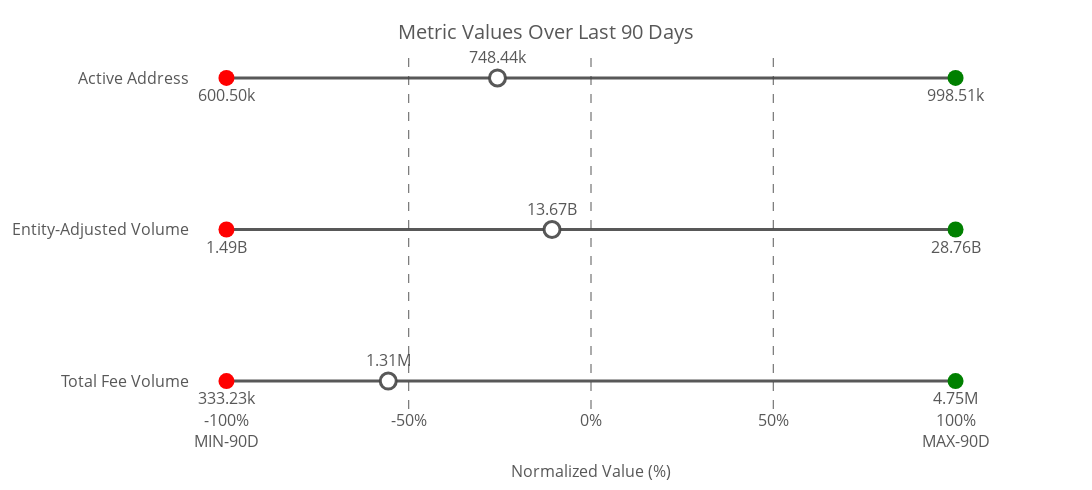

The notebook cell saved with this chart:
### Code cell
# Manually define metrics and their titles
metrics_titles = {
    'volume_sum':' Total Fee Volume',
    'transfers_volume_entity_adjusted_sum':'Entity-Adjusted Volume',
    'active_count':'Active Address'
    
    # Add more metrics and titles as needed
}

# Create the dot plot
fig = create_dot_plot(merged_df, metrics_titles)

# Show the plot
fig.show()

# Optionally, save the plot as an HTML file
import plotly.io as pio
pio.write_html(fig, file='normalized_fundamental2_raw_metrics_dot_plot.html')

### Figure 1 — Plotly figure (JSON) as saved in the notebook; plotly's stock layout.template omitted (floating-point values rounded to 4 significant figures)
{"data": [{"line": {"color": "rgba(70, 70, 70, 0.9)", "width": 3}, "mode": "lines", "showlegend": false, "x": [-100, 100], "y": [" Total Fee Volume", " Total Fee Volume"], "type": "scatter"}, {"marker": {"color": "red", "size": 16, "symbol": "circle"}, "mode": "markers+text", "name": " Total Fee Volume Min", "text": ["333.23k"], "textfont": {"color": "rgba(70, 70, 70, 0.9)", "size": 16}, "textposition": "bottom center", "x": [-100], "y": [" Total Fee Volume"], "type": "scatter"}, {"marker": {"color": "green", "size": 16, "symbol": "circle"}, "mode": "markers+text", "name": " Total Fee Volume Max", "text": ["4.75M"], "textfont": {"color": "rgba(70, 70, 70, 0.9)", "size": 16}, "textposition": "bottom center", "x": [100], "y": [" Total Fee Volume"], "type": "scatter"}, {"marker": {"color": "white", "line": {"color": "rgba(70, 70, 70, 0.9)", "width": 3}, "size": 16, "symbol": "circle"}, "mode": "markers+text", "name": " Total Fee Volume Current", "text": ["1.31M"], "textfont": {"color": "rgba(70, 70, 70, 0.9)", "size": 16}, "textposition": "top center", "x": [-55.62], "y": [" Total Fee Volume"], "type": "scatter"}, {"line": {"color": "rgba(70, 70, 70, 0.9)", "width": 3}, "mode": "lines", "showlegend": false, "x": [-100, 100], "y": ["Entity-Adjusted Volume", "Entity-Adjusted Volume"], "type": "scatter"}, {"marker": {"color": "red", "size": 16, "symbol": "circle"}, "mode": "markers+text", "name": "Entity-Adjusted Volume Min", "text": ["1.49B"], "textfont": {"color": "rgba(70, 70, 70, 0.9)", "size": 16}, "textposition": "bottom center", "x": [-100], "y": ["Entity-Adjusted Volume"], "type": "scatter"}, {"marker": {"color": "green", "size": 16, "symbol": "circle"}, "mode": "markers+text", "name": "Entity-Adjusted Volume Max", "text": ["28.76B"], "textfont": {"color": "rgba(70, 70, 70, 0.9)", "size": 16}, "textposition": "bottom center", "x": [100], "y": ["Entity-Adjusted Volume"], "type": "scatter"}, {"marker": {"color": "white", "line": {"color": "rgba(70, 70, 70, 0.9)", "width": 3}, "size": 16, "symbol": "circle"}, "mode": "markers+text", "name": "Entity-Adjusted Volume Current", "text": ["13.67B"], "textfont": {"color": "rgba(70, 70, 70, 0.9)", "size": 16}, "textposition": "top center", "x": [-10.7], "y": ["Entity-Adjusted Volume"], "type": "scatter"}, {"line": {"color": "rgba(70, 70, 70, 0.9)", "width": 3}, "mode": "lines", "showlegend": false, "x": [-100, 100], "y": ["Active Address", "Active Address"], "type": "scatter"}, {"marker": {"color": "red", "size": 16, "symbol": "circle"}, "mode": "markers+text", "name": "Active Address Min", "text": ["600.50k"], "textfont": {"color": "rgba(70, 70, 70, 0.9)", "size": 16}, "textposition": "bottom center", "x": [-100], "y": ["Active Address"], "type": "scatter"}, {"marker": {"color": "green", "size": 16, "symbol": "circle"}, "mode": "markers+text", "name": "Active Address Max", "text": ["998.51k"], "textfont": {"color": "rgba(70, 70, 70, 0.9)", "size": 16}, "textposition": "bottom center", "x": [100], "y": ["Active Address"], "type": "scatter"}, {"marker": {"color": "white", "line": {"color": "rgba(70, 70, 70, 0.9)", "width": 3}, "size": 16, "symbol": "circle"}, "mode": "markers+text", "name": "Active Address Current", "text": ["748.44k"], "textfont": {"color": "rgba(70, 70, 70, 0.9)", "size": 16}, "textposition": "top center", "x": [-25.66], "y": ["Active Address"], "type": "scatter"}], "layout": {"shapes": [{"line": {"color": "rgba(70, 70, 70, 0.9)", "dash": "dash", "width": 1}, "type": "line", "x0": -50, "x1": -50, "xref": "x", "y0": 0, "y1": 1, "yref": "paper"}, {"line": {"color": "rgba(70, 70, 70, 0.9)", "dash": "dash", "width": 1}, "type": "line", "x0": 0, "x1": 0, "xref": "x", "y0": 0, "y1": 1, "yref": "paper"}, {"line": {"color": "rgba(70, 70, 70, 0.9)", "dash": "dash", "width": 1}, "type": "line", "x0": 50, "x1": 50, "xref": "x", "y0": 0, "y1": 1, "yref": "paper"}], "title": {"font": {"color": "rgba(70, 70, 70, 0.9)", "size": 20}, "text": "Metric Values Over Last 90 Days", "y": 0.95, "x": 0.5, "xanchor": "center", "yanchor": "top"}, "xaxis": {"title": {"font": {"color": "rgba(70, 70, 70, 0.9)", "size": 16}, "text": "Normalized Value (%)"}, "tickfont": {"color": "rgba(70, 70, 70, 0.9)", "size": 16}, "showgrid": false, "range": [-110, 110], "tickvals": [-100, -50, 0, 50, 100], "ticktext": ["-100%<br>MIN-90D", "-50%", "0%", "50%", "100%<br>MAX-90D"], "showline": false, "zeroline": false}, "yaxis": {"tickfont": {"color": "rgba(70, 70, 70, 0.9)", "size": 16}, "title": {"standoff": 35}, "tickmode": "array", "tickvals": [0, 1, 2], "ticktext": [" Total Fee Volume", "Entity-Adjusted Volume", "Active Address"], "side": "left", "showgrid": false}, "margin": {"l": 100, "r": 100, "t": 50, "b": 20}, "font": {"color": "rgba(70, 70, 70, 0.9)", "size": 14}, "height": 490, "width": 1200, "showlegend": false, "plot_bgcolor": "white", "paper_bgcolor": "white"}}
